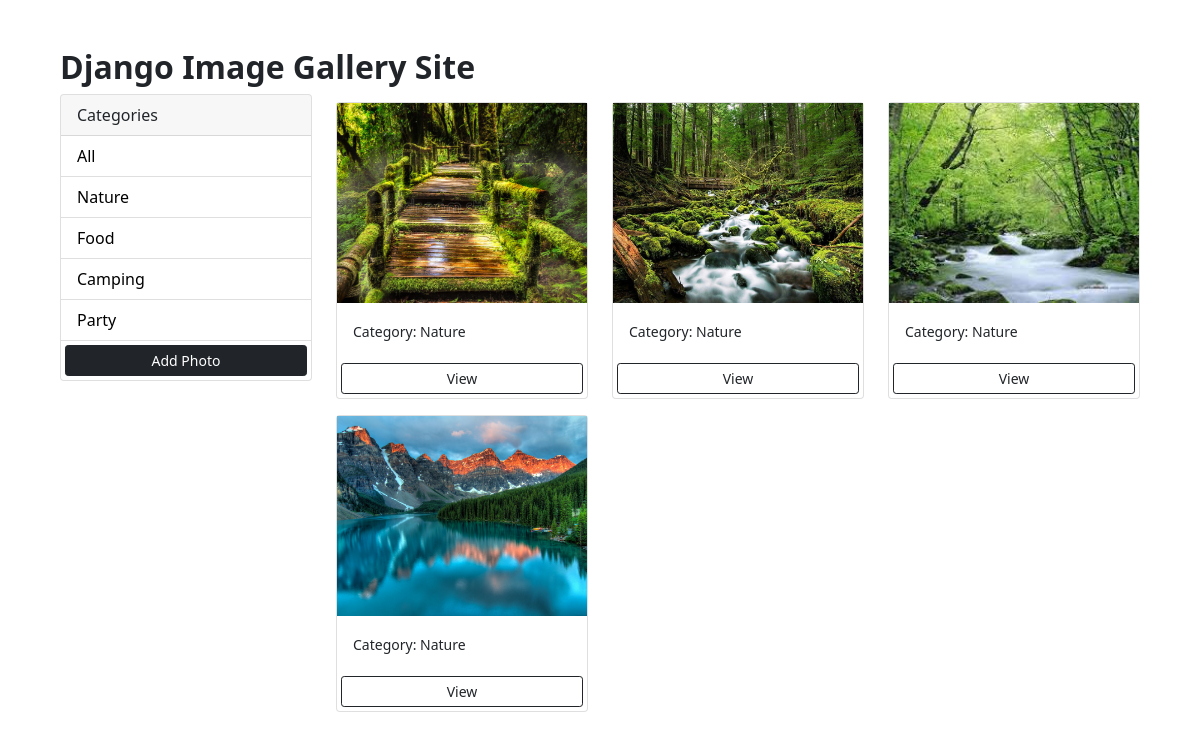
Screenshot of /?category=Nature with the database file from the repository.
### photos/models.py (models this page shows, shortened)
class Category(models.Model):
    name = models.CharField(max_length=100, null=False, blank=False)

class Photo(models.Model):
    category = models.ForeignKey(
        Category, on_delete=models.SET_NULL, null=True, blank=True)
    image = models.ImageField(null=False, blank=False)
    description = models.CharField(max_length=500, null=False, blank=False)

### photos/views.py (the view)
# urls.py: path('', views.gallery, name='gallery'),
def gallery(request):
    category = request.GET.get('category')
    if category == None:
        photos = Photo.objects.all()
    else:
        photos = Photo.objects.filter(category__name=category)
    categories = Category.objects.all()
    context = {'categories': categories, 'photos': photos}
    return render(request, 'photos/gallery.html', context)

### photos/templates/photos/gallery.html (shortened to what this page needs)
<!DOCTYPE html>
<html lang="en">
    <head>
        <link href="https://cdn.jsdelivr.net/npm/bootstrap@5.0.0-beta1/dist/css/bootstrap.min.css" rel="stylesheet"
>
        {% load static %}
        <link rel="stylesheet"  href="{%  static  'css/style.css'  %}">
    </head>
    <body class="m-5">
        <div class="container">
            <div class="row">
                <h1 class="title">Django Image Gallery Site</h1>
                <div class="col-md-3">
                    <div class="card">
                        <div class="card-header">
                            Categories
                        </div>
                        <ul class="list-group list-group-flush">
                            <li class="list-group-item">
                                <a href="{% url 'gallery' %}">All</a>
                            </li>
                            {% for category in categories %}
                            <li class=" list-group-item">
                                <a href="{% url 'gallery' %}?category={{category.name}}">
                                    {{category.name}}
                                </a>
                            </li>
                            {% endfor %}
                            <a href="{% url 'add' %}" class="btn btn-dark btn-block btn-sm m-1">Add Photo</a>
                        </ul>
                    </div>
                </div>
                <div class="col-md-9">
                    <div class="row">
                        {% for photo in photos %}
                        <div class="col-md-4">
                            <div class="card my-2">
                                <img class="image-thumbail" src="{{photo.image.url}}" alt="Card image cap">
                                <div class="card-body">
                                    <small>Category: {{photo.category.name}}</small>
                                </div>
                                <a href="{% url 'photo' photo.id %}" class="btn btn-outline-dark btn-sm m-1">View</a>
                            </div>
                        </div>
                        {% empty %}
                        <h3>No photos...</h3>
                        {% endfor %}
                    </div>
                </div>
            </div>
        </div>
    </body>
</html>

### photos/statict/css/style.css (style rules this page uses)
.title { place-items: center; align-items: center; font-size: 2rem; font-weight: bolder; }
img { max-width: 100%; max-height: 100%; }
.image-thumbail { height: 200px; object-fit: cover; }
.list-group-item a { text-decoration: none; color: black; }

### rows the page displays
Category: name "Nature"
Category: name "Food"
Category: name "Camping"
Category: name "Party"
Photo: image (picture), category.name "Nature"
Photo: image (picture), category.name "Nature"
Photo: image (picture), category.name "Nature"
Photo: image (picture), category.name "Nature"
